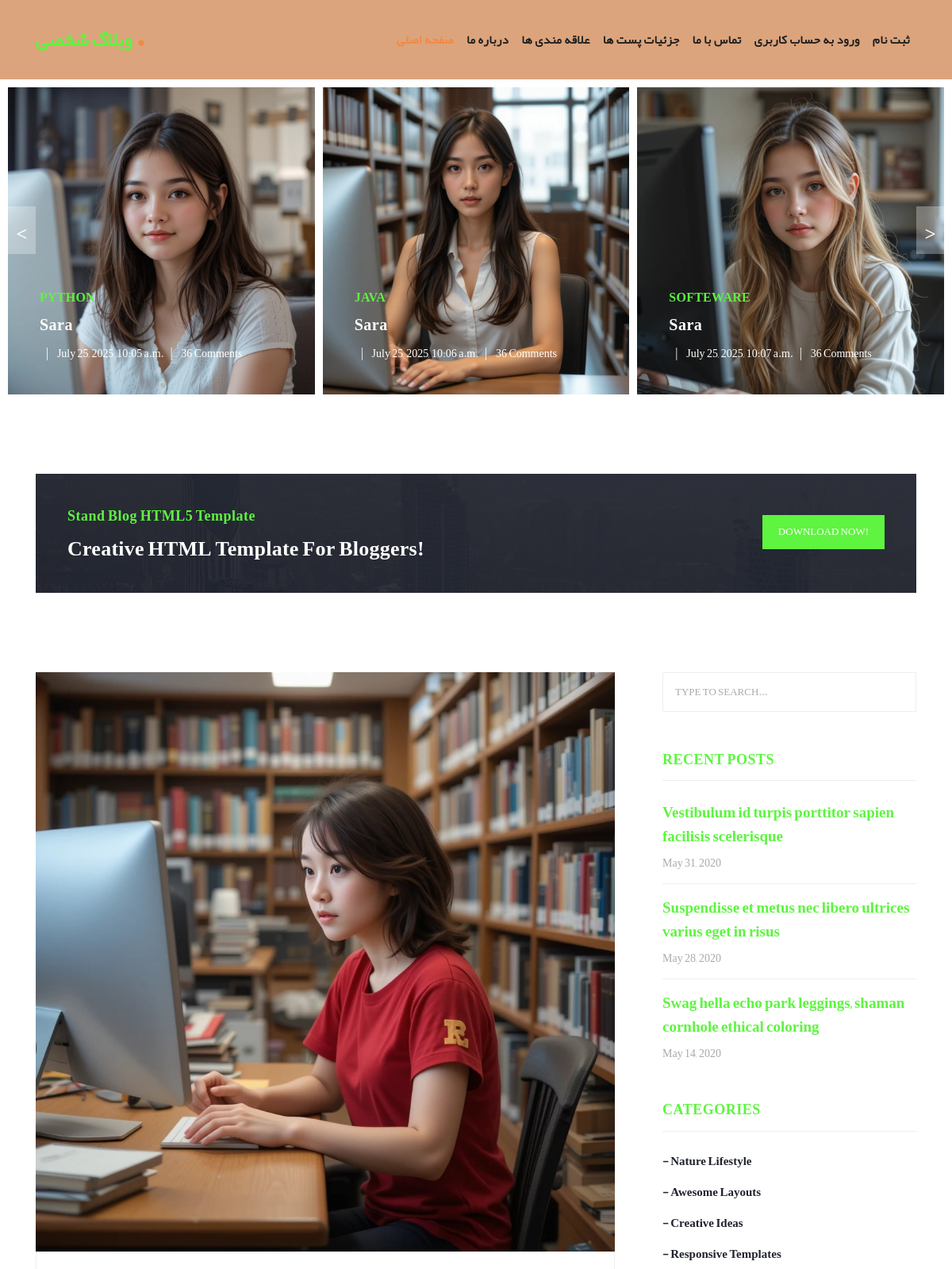
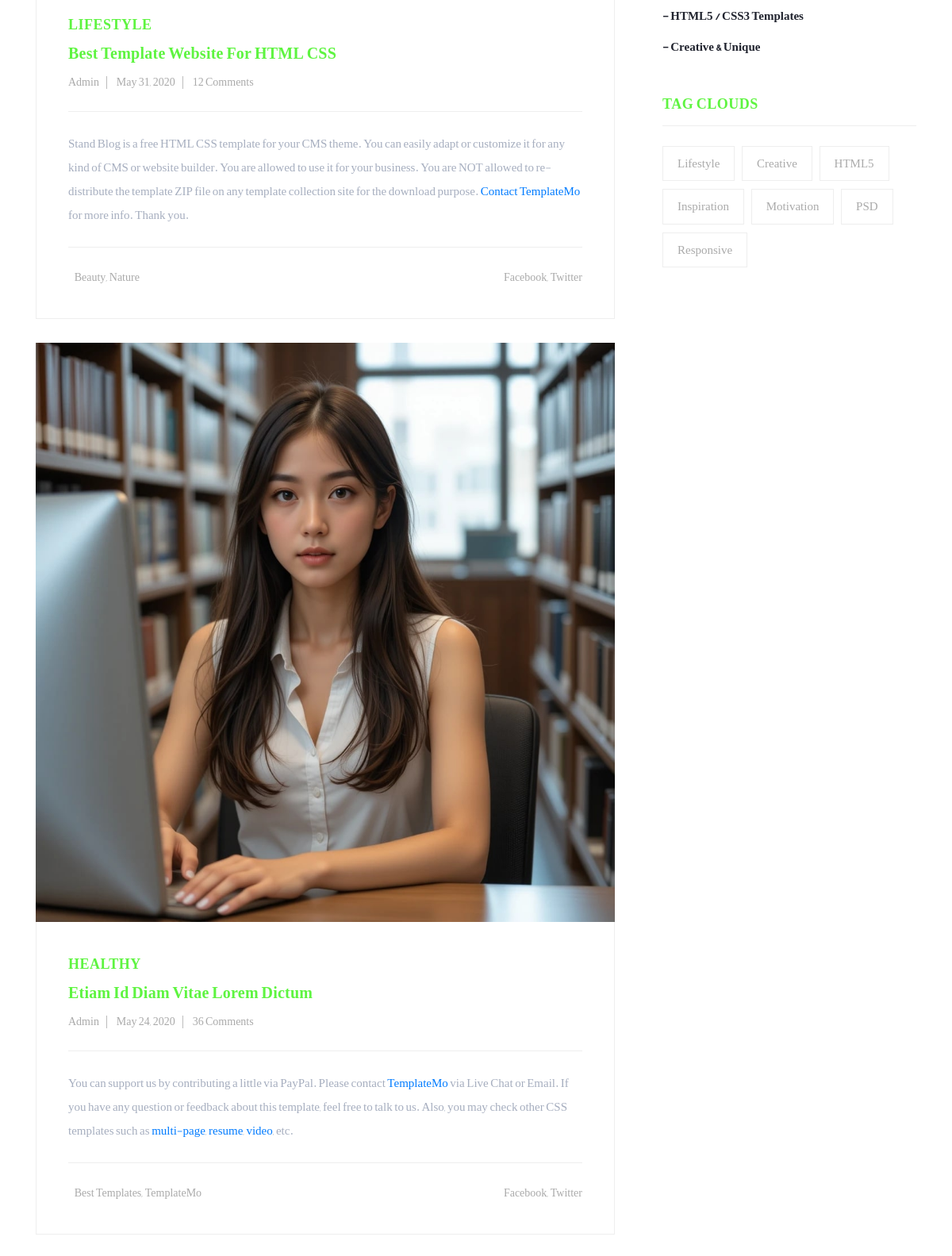
The page / (upper part) on the database its author committed (2 pictures, top to bottom).
### blog_app/models.py (models this page shows, shortened)
class Article(models.Model):
    author = models.ForeignKey(User,on_delete= models.CASCADE)
    category = models.ManyToManyField(Category)
    title = models.CharField(max_length=70)
    body = models.TextField()
    image = models.ImageField(upload_to='images/articles')
    created = models.DateTimeField(auto_now_add=True)
    updated = models.DateTimeField(auto_now=True)

class Category(models.Model):
    title = models.CharField(max_length=20)
    created = models.DateTimeField(auto_now_add=True)
    def __str__(self):
        return self.title

### home_app/views.py (the view)
# urls.py: path('',views.home,name='home'),
def home(request):
    article = Article.objects.all()
    return render(request,'home_app/index.html',context={'articles':article})

### home_app/templates/home_app/index.html (shortened to what this page needs)
{% load static %}
<!DOCTYPE html>
<html lang="en">
  <head>
    <link href=" {% static 'vendor/bootstrap/css/bootstrap.min.css' %} " rel="stylesheet">
    <link rel="stylesheet" href="{% static 'css/templatemo-stand-blog.css' %}">
    <link rel="stylesheet" href="{% static 'css/owl.css' %}">
  </head>
  <body>
    <header class="">
      <nav class="navbar navbar-expand-lg">
        <div class="container">
          <a class="font navbar-brand" href="index.html"><h2>وبلاگ شخصی  <em>.</em></h2></a>
          <div class="collapse navbar-collapse" id="navbarResponsive">
            <ul class="navbar-nav ml-auto">
              <li class="nav-item active">
                <a class="nav-link" href="index.html">صفحه اصلی
                </a>
              </li>
              <li class="nav-item">
                <a class="nav-link" href="about.html">درباره ما</a>
              </li>
              <li class="nav-item">
                <a class="nav-link" href="blog.html">علاقه مندی ها</a>
              </li>
              <li class="nav-item">
                <a class="nav-link" href="post-details.html">جزئیات پست ها</a>
              </li>
              <li class="nav-item">
                <a class="font !important nav-link" href="contact.html">تماس با ما</a>
              </li>
              <li class="nav-item">
                {% if request.user.is_authenticated %}
                {% if request.user.first_name %}
                <a class="nav-link" href="">{{request.user.first_name}}-{{request.user.last_name}}</a>
                {% else %}
                <a class="nav-link" href="">{{request.user.username}}</a>
                {% endif %}
                 <a class="nav-link bg bg-warning" href="{% url "account:logout" %} ">خروج از حساب کاربری</a>
                 {% else %}
                 <a class="nav-link" href=" {% url "account:login" %}">ورود به حساب کاربری</a>
                <li>  <a class="nav-link" href="{% url "account:register" %}">ثبت نام</a></li>
                {% endif %}
              </li>
            </ul>
          </div>
        </div>
      </nav>
    </header>
    <div class="main-banner header-text">
      <div class="container-fluid">
        <div class="owl-banner owl-carousel">
          {% for article in articles %}
            <div class="item">
            <img src="{{article.image.url}}" alt="{{article.title}}">
            <div class="item-content">
              <div class="main-content">
                <div class="meta-category">
                  <span>{{article.category.first}}</span>
                </div>
                <a href="post-details.html"><h4>{{article.author.username}}</h4></a>
                <ul class="post-info">
                  <li><a href="#"></a></li>
                  <li><a href="#">{{article.created}}</a></li>
                  <li><a href="#">36 Comments</a></li>
                </ul>
              </div>
            </div>
          </div>
          {% endfor %}
        </div>
      </div>
    </div>
    <section class="call-to-action">
      <div class="container">
        <div class="row">
          <div class="col-lg-12">
            <div class="main-content">
              <div class="row">
                <div class="col-lg-8">
                  <span>Stand Blog HTML5 Template</span>
                  <h4>Creative HTML Template For Bloggers!</h4>
                </div>
                <div class="col-lg-4">
                  <div class="main-button">
                    <a rel="nofollow" href="https://templatemo.com/tm-551-stand-blog" target="_parent">Download Now!</a>
                  </div>
                </div>
              </div>
            </div>
          </div>
        </div>
      </div>
    </section>
    <section class="blog-posts">
      <div class="container">
        <div class="row">
          <div class="col-lg-8">
            <div class="all-blog-posts">
              <div class="row">
                <div class="col-lg-12">
                  <div class="blog-post">
                    <div class="blog-thumb">
                      <img src="{% static 'images/blog-post-01.jpg' %}" alt="">
                    </div>
                    <div class="down-content">
                      <span>Lifestyle</span>
                      <a href="post-details.html"><h4>Best Template Website for HTML CSS</h4></a>
                      <ul class="post-info">
                        <li><a href="#">Admin</a></li>
                        <li><a href="#">May 31, 2020</a></li>
                        <li><a href="#">12 Comments</a></li>
                      </ul>
                      <p>Stand Blog is a free HTML CSS template for your CMS theme. You can easily adapt or customize it for any kind of CMS or website builder. You are allowed to use it for your business. You are NOT allowed to re-distribute the template ZIP file on any template collection site for the download purpose. <a rel="nofollow" href="https://templatemo.com/contact" target="_parent">Contact TemplateMo</a> for more info. Thank you.</p>
                      <div class="post-options">
                        <div class="row">
                          <div class="col-6">
                            <ul class="post-tags">
                              <li></li>
                              <li><a href="#">Beauty</a>,</li>
                              <li><a href="#">Nature</a></li>
                            </ul>
                          </div>
                          <div class="col-6">
                            <ul class="post-share">
                              <li></li>
                              <li><a href="#">Facebook</a>,</li>
                              <li><a href="#"> Twitter</a></li>
                            </ul>
                          </div>
                        </div>
                      </div>
                    </div>
                  </div>
                </div>
                <div class="col-lg-12">
                  <div class="blog-post">
                    <div class="blog-thumb">
                      <img src="{% static 'images/blog-post-02.jpg' %}" alt="">
                    </div>
                    <div class="down-content">
                      <span>Healthy</span>
                      <a href="post-details.html"><h4>Etiam id diam vitae lorem dictum</h4></a>
                      <ul class="post-info">
                        <li><a href="#">Admin</a></li>
                        <li><a href="#">May 24, 2020</a></li>
                        <li><a href="#">36 Comments</a></li>
                      </ul>
                      <p>You can support us by contributing a little via PayPal. Please contact <a rel="nofollow" href="https://templatemo.com/contact" target="_parent">TemplateMo</a> via Live Chat or Email. If you have any question or feedback about this template, feel free to talk to us. Also, you may check other CSS templates such as <a rel="nofollow" href="https://templatemo.com/tag/multi-page" target="_parent">multi-page</a>, <a rel="nofollow" href="https://templatemo.com/tag/resume" target="_parent">resume</a>, <a rel="nofollow" href="https://templatemo.com/tag/video" target="_parent">video</a>, etc.</p>
                      <div class="post-options">
                        <div class="row">
                          <div class="col-6">
                            <ul class="post-tags">
                              <li></li>
                              <li><a href="#">Best Templates</a>,</li>
                              <li><a href="#">TemplateMo</a></li>
                            </ul>
                          </div>
                          <div class="col-6">
                            <ul class="post-share">
                              <li></li>
                              <li><a href="#">Facebook</a>,</li>
                              <li><a href="#">Twitter</a></li>
                            </ul>
                          </div>
                        </div>
                      </div>
                    </div>
                  </div>
                </div>
              </div>
            </div>
          </div>
          <div class="col-lg-4">
            <div class="sidebar">
              <div class="row">
                <div class="col-lg-12">
                  <div class="sidebar-item search">
                    <form id="search_form" name="gs" method="GET" action="#">
                      <input type="text" name="q" class="searchText" placeholder="type to search..." autocomplete="on">
                    </form>
                  </div>
                </div>
                <div class="col-lg-12">
                  <div class="sidebar-item recent-posts">
                    <div class="sidebar-heading">
                      <h2>Recent Posts</h2>
                    </div>
                    <div class="content">
                      <ul>
                        <li><a href="post-details.html">
                          <h5>Vestibulum id turpis porttitor sapien facilisis scelerisque</h5>
                          <span>May 31, 2020</span>
                        </a></li>
                        <li><a href="post-details.html">
                          <h5>Suspendisse et metus nec libero ultrices varius eget in risus</h5>
                          <span>May 28, 2020</span>
                        </a></li>
                        <li><a href="post-details.html">
                          <h5>Swag hella echo park leggings, shaman cornhole ethical coloring</h5>
                          <span>May 14, 2020</span>
                        </a></li>
                      </ul>
                    </div>
                  </div>
                </div>
                <div class="col-lg-12">
                  <div class="sidebar-item categories">
                    <div class="sidebar-heading">
                      <h2>Categories</h2>
                    </div>
                    <div class="content">
                      <ul>
                        <li><a href="#">- Nature Lifestyle</a></li>
                        <li><a href="#">- Awesome Layouts</a></li>
                        <li><a href="#">- Creative Ideas</a></li>
                        <li><a href="#">- Responsive Templates</a></li>
                        <li><a href="#">- HTML5 / CSS3 Templates</a></li>
                        <li><a href="#">- Creative &amp; Unique</a></li>
                      </ul>
                    </div>
                  </div>
                </div>
                <div class="col-lg-12">
                  <div class="sidebar-item tags">
                    <div class="sidebar-heading">
                      <h2>Tag Clouds</h2>
                    </div>
                    <div class="content">
                      <ul>
                        <li><a href="#">Lifestyle</a></li>
                        <li><a href="#">Creative</a></li>
                        <li><a href="#">HTML5</a></li>
                        <li><a href="#">Inspiration</a></li>
                        <li><a href="#">Motivation</a></li>
                        <li><a href="#">PSD</a></li>
                        <li><a href="#">Responsive</a></li>
                      </ul>
                    </div>
                  </div>
                </div>
              </div>
            </div>
          </div>
        </div>
      </div>
    </section>
  </body>
</html>

### rows shown on the page
Article: image (picture), category.first "PYTHON", author.username "Sara", created "July 25, 2025, 10:05 a.m."
Article: image (picture), category.first "JAVA", author.username "Sara", created "July 25, 2025, 10:06 a.m."
Article: image (picture), category.first "SOFTEWARE", author.username "Sara", created "July 25, 2025, 10:07 a.m."
